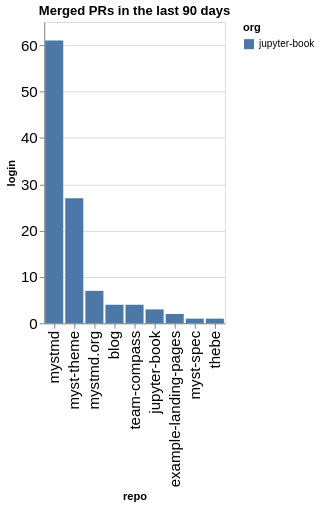

Notebook code for this chart:
### Code cell
prs_by_repo = merged.groupby(['org', 'repo']).count()['login'].reset_index().sort_values(['org', 'login'], ascending=False)
alt.Chart(data=prs_by_repo, title=f"Merged PRs in the last {n_days} days").mark_bar().encode(
    x=alt.X('repo', sort=prs_by_repo['repo'].values.tolist()),
    y='login',
    color='org'
)

### Figure 1 — Vega-Lite specification as saved in the notebook (floating-point values rounded to 4 significant figures)
{"config": {"axisLeft": {"labelFontSize": 15}, "axisBottom": {"labelFontSize": 15}}, "data": {"name": "data-383fe095b9c6596b8cf3c23cb8b4bda0"}, "mark": {"type": "bar"}, "encoding": {"color": {"field": "org", "type": "nominal"}, "x": {"field": "repo", "sort": ["mystmd", "myst-theme", "mystmd.org", "blog", "team-compass", "jupyter-book", "example-landing-pages", "myst-spec", "thebe"], "type": "nominal"}, "y": {"field": "login", "type": "quantitative"}}, "title": "Merged PRs in the last 90 days", "$schema": "https://vega.github.io/schema/vega-lite/v5.20.1.json", "datasets": {"data-383fe095b9c6596b8cf3c23cb8b4bda0": [{"org": "jupyter-book", "repo": "mystmd", "login": 61}, {"org": "jupyter-book", "repo": "myst-theme", "login": 27}, {"org": "jupyter-book", "repo": "mystmd.org", "login": 7}, {"org": "jupyter-book", "repo": "blog", "login": 4}, {"org": "jupyter-book", "repo": "team-compass", "login": 4}, {"org": "jupyter-book", "repo": "jupyter-book", "login": 3}, {"org": "jupyter-book", "repo": "example-landing-pages", "login": 2}, {"org": "jupyter-book", "repo": "myst-spec", "login": 1}, {"org": "jupyter-book", "repo": "thebe", "login": 1}]}}
